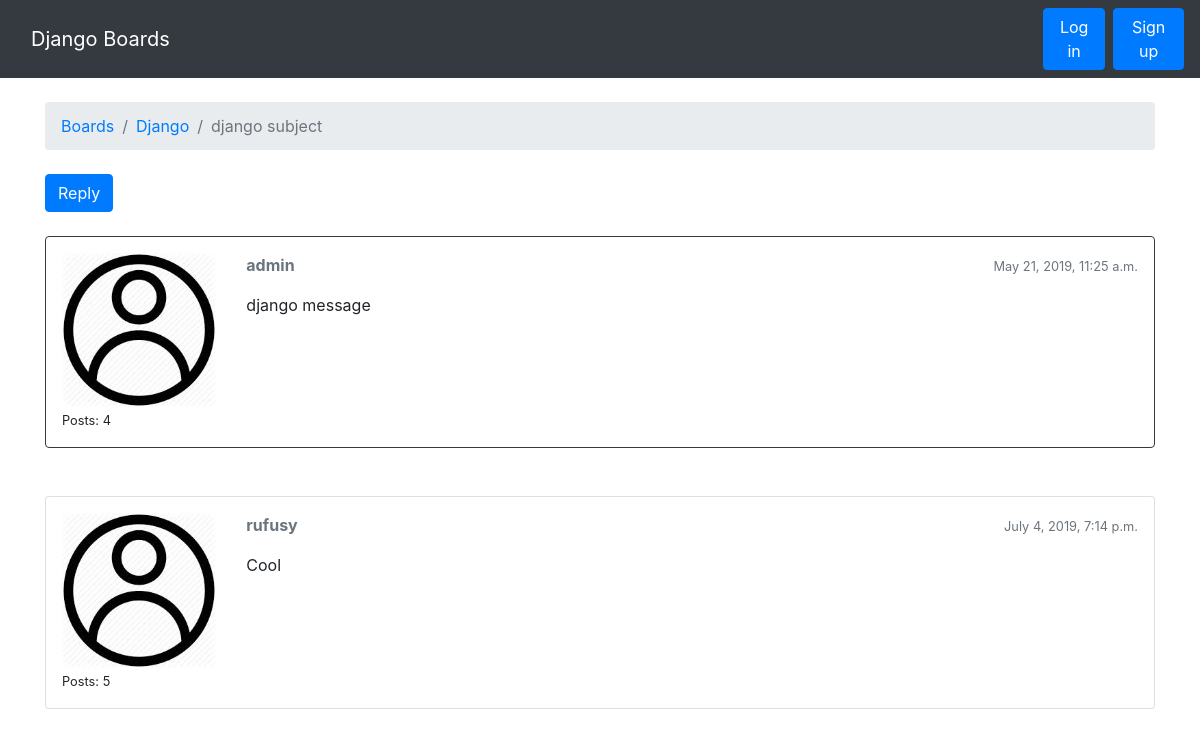
The app's page /boards/1/topics/4/ with its own data.
### boards/models.py (models this page shows, shortened)
class Topic(models.Model):
    subject = models.CharField(max_length=255)
    last_updated = models.DateTimeField(auto_now_add=True)
    board = models.ForeignKey(Board, related_name='topics', on_delete=models.CASCADE)
    starter = models.ForeignKey(User, related_name='topics', on_delete=models.CASCADE)
    views = models.PositiveIntegerField(default=0)

class Board(models.Model):
    name = models.CharField(max_length=30, unique=True)
    description = models.CharField(max_length=100)

class Post(models.Model):
    message = models.TextField(max_length=4000)
    topic = models.ForeignKey(Topic, related_name='posts', on_delete=models.CASCADE)
    created_at = models.DateTimeField(auto_now_add=True)
    updated_at = models.DateTimeField(null=True)
    created_by = models.ForeignKey(User, related_name='posts', on_delete=models.CASCADE)
    updated_by = models.ForeignKey(User, null=True, related_name='+', on_delete=models.CASCADE)

### boards/views.py (the view)
# urls.py: path('boards/<int:pk>/topics/<int:topic_pk>/', views.topic_posts, name='topic_posts'),
def topic_posts(request, pk, topic_pk):
	topic = get_object_or_404(Topic,board_id=pk, pk=topic_pk)
	topic.views += 1
	topic.save()
	return render(request, 'topic_posts.html', {'topic':topic})

### templates/topic_posts.html (shortened to what this page needs)
{% extends 'base.html' %}
{% load static %}
{% block breadcrumb %}
  <li class="breadcrumb-item"><a href="{% url 'home' %}">Boards</a></li>
  <li class="breadcrumb-item"><a href="{% url 'board_topics' topic.board.pk %}">{{ topic.board.name }}</a></li>
  <li class="breadcrumb-item active">{{ topic.subject }}</li>
{% endblock %}
{% block content %}
 <div class="mb-4">
    <a href="{% url 'reply_topic' topic.board_id topic.pk %}" class="btn btn-primary" role="button">Reply</a>
  </div>
	{% for post in topic.posts.all %}
	<div class="card mb-2 {% if forloop.first %}border-dark mb-5 {% endif %}">
		<div class="card-body p-3 ">
			<div class="row">
				<div class="col-2">
					<img src="{% static 'img/user.jpeg' %}" alt="{{ post.created_by.username }}" class="w-100">
					<small>Posts: {{ post.created_by.posts.count }}</small>
				</div>
				<div class="col-10">
					<div class="row mb-3">
						<div class="col-6">
							<strong class="text-muted">{{ post.created_by.username }}</strong>
						</div>
						<div class="col-6 text-right">
							<small class="text-muted">{{ post.created_at }}</small>
						</div>
					</div>
					{{ post.message }}
				</div>
			</div>
		</div>
	</div>
	{% endfor%}
{% endblock %}

### records on screen
Topic: board.name "Django", subject "django subject"
Post: created_by.posts.count "4", created_by.username "admin", created_at "May 21, 2019, 11:25 a.m.", message "django message"
Post: created_by.posts.count "5", created_by.username "rufusy", created_at "July 4, 2019, 7:14 p.m.", message "Cool"
